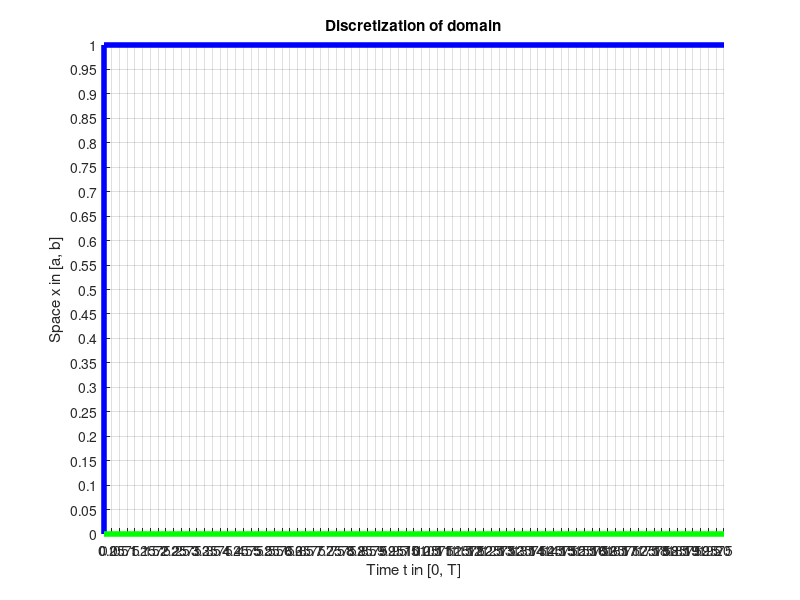
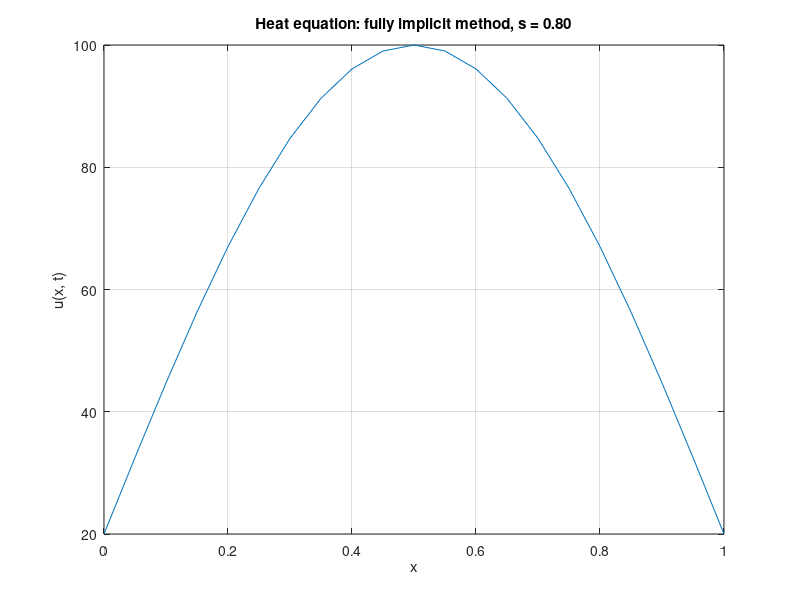

Write MATLAB code to recreate these figures, in order. (Note: this script raises an error after producing the figures.)
% MATH2089: File = h1dt.m
% Solution of heat equation in 1 space variable and time
% using Explicit, Fully Implicit or Crank-Nicolson methods

format compact

% Select method:
% mthd = 0 for Explicit method;
% mthd = 1 for Fully Implicit method
% mthd = 2 for Crank-Nicolson
mthd = 1;

fprintf('\nHeat equation in 1 space variable and time\n');
if mthd == 0
   mstr = 'explicit';
elseif mthd == 1
   mstr = 'fully implicit';
elseif mthd == 2
   mstr = 'Crank-Nicolson';
else
   error(['Unknown method ' num2str(mthd) ' specified']);
end;
fprintf('using an %s method\n', mstr);

% Space interval [a, b]
a = 0; b = 1;
% Number of space points is n+2 from a = x_0 < x_1 < ... < x_n < x_{n+1} = b
%n = 9;
n = 19;
%n = 99;
fprintf('Space interval = [%.4f, %.4f]\n', a, b);
fprintf('Number of points in space discretiztion n+2, n = %d\n', n);

% Time interval [0, T]
%T = 10;  % Stable for n = 19, m = 80
T = 20;   % Unstable for n = 19, m = 80
% Number of time points is m+1 from 0 = t_0 < t_1 < ... < t_m = T
%m = 10;
m = 80;
%m = 200;
fprintf('Time interval = [0, %.4f]\n', T);
fprintf('Number of steps in time discretiztion m = %d\n', m);

% Diffusion constant: how quickly does heat move
D = 0.008;

% Discretization
Dx = (b-a) / (n+1);
x = linspace(a, b, n+2); % Only needed for plotting
Dt = T / m;
t = linspace(0, T, m+1); % Only needed for 3-D plot

% Plot grid points
figure(1)
axis([0 T a b])
grid on
set(gca, 'XTick', t)
set(gca, 'YTick', x)
hold on
lw = 4;
plot([0 0], [a b], 'b-', 'LineWidth', lw);
plot([0 T], [a a], 'g-', 'LineWidth', lw);
plot([0 T], [b b], 'b-', 'LineWidth', lw);
hold off
xlabel('Time t in [0, T]')
ylabel('Space x in [a, b]')
title('Discretization of domain')

% Stability constant in discretization
s = D*Dt / Dx^2;
fprintf('Stability constant s = %.4f\n', s);

% Sparse linear system for temperature at next time step
if mthd == 1
   % Fully implicit method
   e = ones(n,1);
   A = spdiags([-s*e (1+2*s)*e -s*e], [-1 0 1], n, n);
elseif mthd == 2
   % Crank-Nicolson method
   e = ones(n,1);
   A = spdiags([(-s/2)*e (1+s)*e (-s/2)*e], [-1 0 1], n, n);
end;

% Initial condition
u = 20 + 80*sin(pi*(x-a)/(b-a));  % Single sinusoid
%u = 20 + 20*abs(sin(4*pi*(x-a)/(b-a))); % 4 caps

% Force u to be a column vector for implicit methods
u = u(:);

% Boundary conditions
ua = 20;
ub = 20;

% Force bounday conditions at t = 0
u(1) = ua;
u(n+2) = ub;

figure(2)
ph = plot(x, u);
grid
xlabel('x')
ylabel('u(x, t)')
tstr = sprintf('Heat equation: %s method, s = %.2f', mstr, s);
title(tstr);
set(ph, 'EraseMode', 'xor');
tpos = [a + 0.7*(b-a) 0.92*max(u)];
th = text(tpos(1), tpos(2), 'Time = 0');
set(th, 'EraseMode', 'xor', 'FontWeight', 'Bold', 'Color', 'm', 'FontSize', 15)
disp('Press any key to continue ...'); pause;

% Storage for 3-D plot
U = zeros(n+2, m+1);
U(:,1) = u;  % Initial condition

% Time count
t0 = cputime;

% Time stepping loop
for j = 1:m
   
   % Time point
   tj = j*Dt;
   
   % Implicit or explicit method
   if mthd == 0
      % Explicit method: first order time, second order space
      % forward difference in time, central difference in space
      u(2:n+1) = s*u(1:n) + (1-2*s)*u(2:n+1) + s*u(3:n+2);
   elseif mthd == 1
      % Fully implicit method: first order in time, second order in space
      % Set up right-hand-side of linear system
      b = u(2:n+1);
      b(1) = b(1) + s*ua;
      b(n) = b(n) + s*ub;
      % Solve tridiagonal linear system for internal nodes
      u(2:n+1) = A \ b;
   elseif mthd == 2
      % Crank-Nicolson method: second order in time and space
      % Set up right-hand-side of linear system
      b = (s/2)*u(1:n) + (1-s)*u(2:n+1) + (s/2)*u(3:n+2);
      b(1) = b(1) + (s/2)*ua;
      b(n) = b(n) + (s/2)*ub;
      % Solve tridiagonal linear system for internal nodes
      u(2:n+1) = A \ b;
   end;

   % Boundary conditions
   u(1) = ua; u(n+2) = ub;
   
   % Plot temperature
   %plot(x, u);
   set(ph, 'YData', u);
   str = ['Time = ' num2str(tj)];
   set(th, 'String', str);
   % MUST comment out pause for the cputime to make any sense!
   pause(0.05)
   
   U(:,j+1) = u;
   
end;

tc = cputime - t0;
fprintf('CPU time for %s method = %.2f\n', mstr, tc);

figure(3)
mesh(t, x, U);
shading interp
view(135,25);
xlabel('t')
ylabel('x')
zlabel('u(x, t)')
title(tstr);
